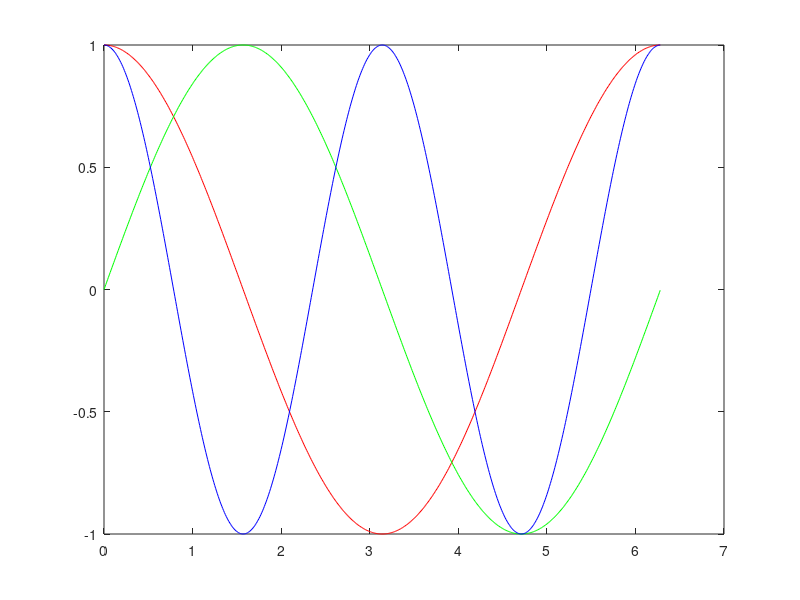

Here is the MATLAB script that generated this plot:
% Plot, on a single graph, the functions:
% f1, f2, f3: [0, 2pi] -> R, f1(x) = cos x, f2(x) = sin x, f3(x) = cos 2x
x = 0 : 0.01 : 2*pi;
f1 = cos(x);
f2 = sin(x);
f3 = cos(2*x);

% plot(x, f1, 'r', x, f2, 'g', x, f3, 'b') v1

plot(x, f1, 'r')
hold on
plot(x, f2, 'g')
plot(x, f3, 'b')
hold off

